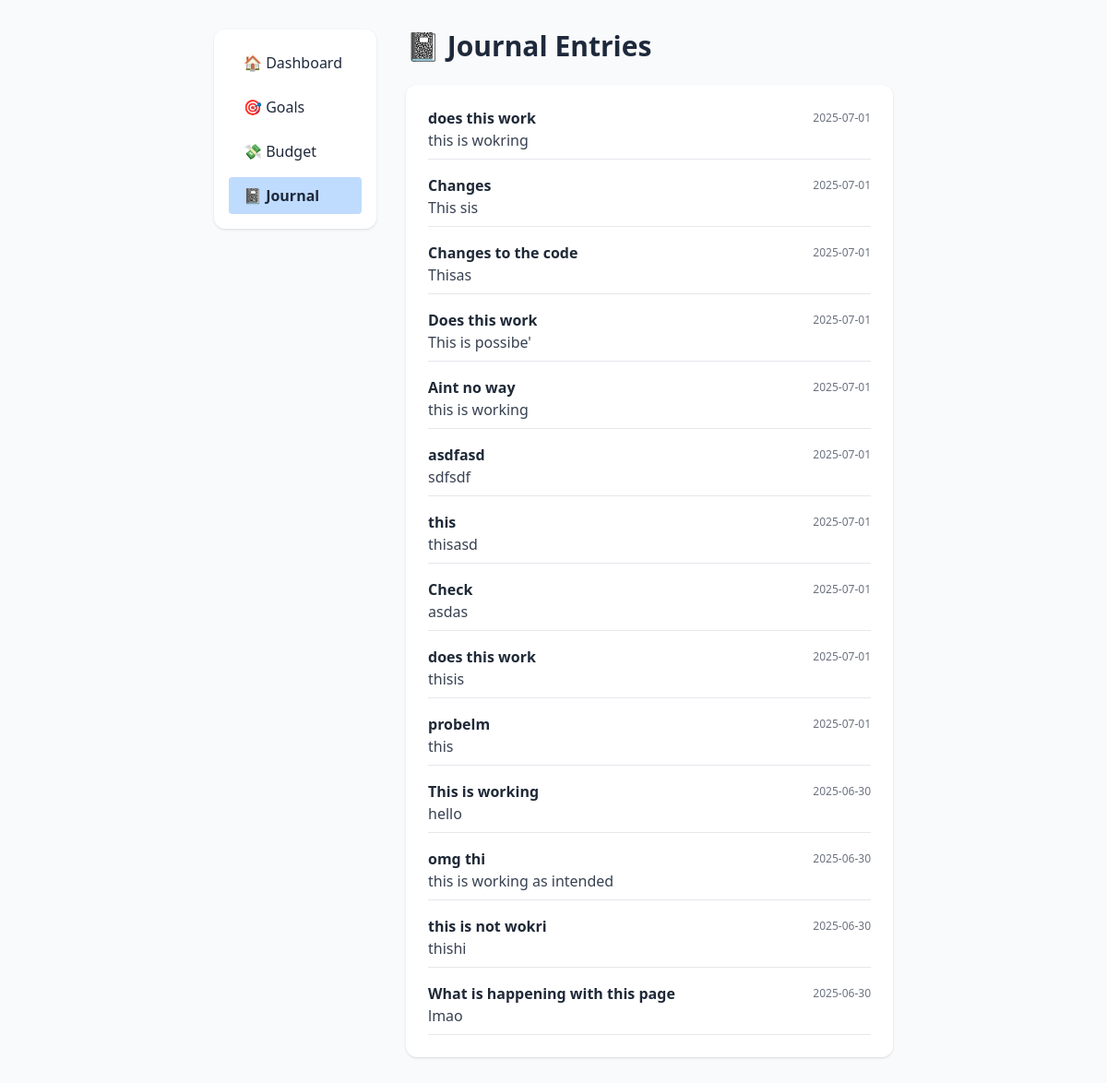
The app's page /view_entries, older data.
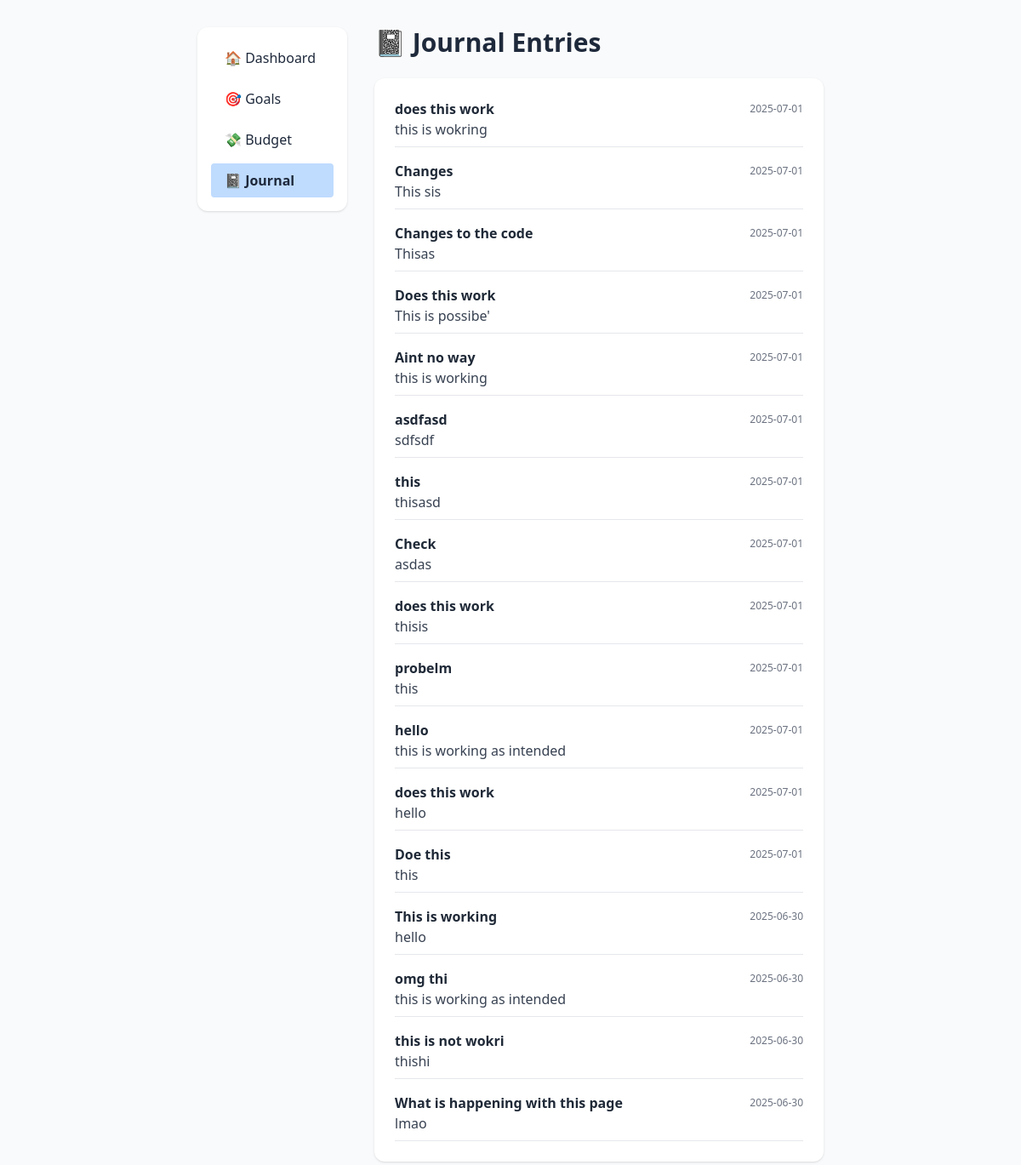
The same page, newer data.
### tables this page shows
CREATE TABLE journal (
            id INTEGER PRIMARY KEY AUTOINCREMENT,
            title TEXT NOT NULL,
            content TEXT NOT NULL,
            date TEXT NOT NULL,
            formatted_date TEXT GENERATED ALWAYS AS (
                strftime('%d %b %Y', date)
            ) STORED,
            created_at DATETIME DEFAULT CURRENT_TIMESTAMP
        );

### app.py (the view)
@app.route('/view_entries')
def view_entries():
    with sqlite3.connect('finance.db') as conn:
        cursor = conn.cursor()
        cursor.execute("""
            SELECT id, title, date, content, strftime('%d %b %Y', date) as formatted_date
            FROM journal
            ORDER BY date DESC
        """)
        entries = cursor.fetchall()
    return render_template('view_entries.html', entries=entries)

### templates/view_entries.html (shortened to what this page needs)
<!DOCTYPE html>
<html lang="en">
<head>
    <link rel="stylesheet" href="{{ url_for('static', filename='styles.css') }}">
    <script src="https://cdn.tailwindcss.com"></script>
</head>
<body class="bg-gray-50 min-h-screen font-sans">
    <div class="max-w-3xl mx-auto px-4 py-8">
        <div class="flex flex-col md:flex-row gap-8">
            <aside class="md:w-1/4 mb-8 md:mb-0">
                <nav class="bg-white rounded-xl shadow p-4 mb-6">
                    <ul class="space-y-2">
                        <li><a href="{{ url_for('home') }}" class="block py-2 px-4 rounded hover:bg-blue-100">🏠 Dashboard</a></li>
                        <li><a href="{{ url_for('view_goals') }}" class="block py-2 px-4 rounded hover:bg-blue-100">🎯 Goals</a></li>
                        <li><a href="{{ url_for('view_budget') }}" class="block py-2 px-4 rounded hover:bg-blue-100">💸 Budget</a></li>
                        <li><a href="{{ url_for('view_journal') }}" class="block py-2 px-4 rounded bg-blue-200 font-bold">📓 Journal</a></li>
                    </ul>
                </nav>
            </aside>
            <main class="md:w-3/4">
                <h1 class="text-3xl font-extrabold mb-6 flex items-center gap-2">📓 Journal Entries</h1>
                <div class="bg-white rounded-xl shadow p-6">
                    {% if entries %}
                        <div class="space-y-4">
                            {% for entry in entries %}
                            <div class="border-b pb-2 mb-2">
                                <div class="flex items-center justify-between">
                                    <span class="font-semibold text-gray-800">{{ entry[1] }}</span>
                                    <span class="text-xs text-gray-500">{{ entry[4] if entry[4] else entry[2] }}</span>
                                </div>
                                <p class="text-gray-700 whitespace-pre-line">{{ entry[3] }}</p>
                            </div>
                            {% endfor %}
                        </div>
                    {% else %}
                        <div class="text-gray-400 italic">No journal entries yet.</div>
                    {% endif %}
                </div>
            </main>
        </div>
    </div>
</body>
</html>

Row changes from the older to the newer data that the page shows:
added journal: title "hello", date "2025-07-01", content "this is working as intended"
added journal: title "does this work", date "2025-07-01", content "hello"
added journal: title "Doe this", date "2025-07-01", content "this"
